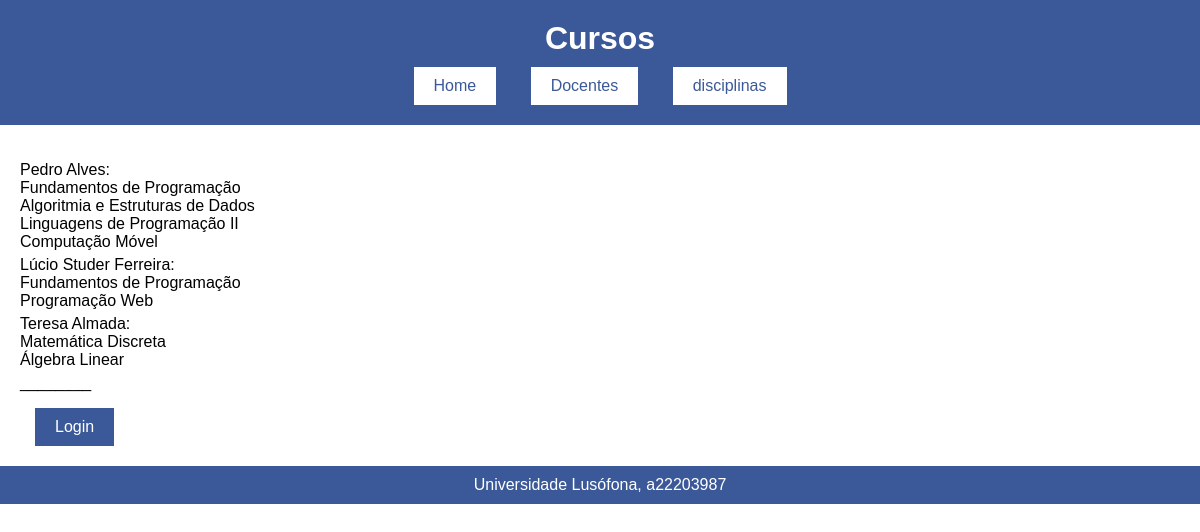
Screenshot of /curso/docentes/ with the database file from the repository.
### curso/models.py (models this page shows)
class Docente(models.Model):
    nome = models.CharField(max_length=100)
    disciplinas = models.ManyToManyField(Disciplina)
    def __str__(self):
        return self.nome

class Disciplina(models.Model):
    nome = models.CharField(max_length=100)
    ano = models.IntegerField()
    semestre = models.IntegerField()
    ects = models.IntegerField()
    curricularIUnitReadableCode = models.CharField(max_length=100)
    curso = models.ForeignKey(Curso, on_delete=models.CASCADE)
    area_cientifica = models.ForeignKey(AreaCientifica, on_delete=models.CASCADE, related_name="disciplinas")
    def __str__(self):
        return self.nome

### curso/views.py (the view)
# urls.py: path('docentes/', views.docentes_view, name="docentes"),
def docentes_view(request):
    context = {
        'docentes': Docente.objects.all(),
    }
    return render(request, "curso/docentes.html", context)

### curso/templates/curso/docentes.html (shortened to what this page needs)
{% extends 'curso/layout.html' %}
{% block content %}
    <ul>
    {% for docente in docentes %}
        <li>{{ docente }}:</li>
        <ul>
            {% for disciplina in docente.disciplinas.all %}
                <li>{{ disciplina }}</li>
            {% endfor %}
        </ul>
    {% endfor %}
     <p>________</p>
    </ul>
{% endblock %}

### curso/templates/curso/layout.html (style rules this page uses)
body { background-color: white; font-family: Arial, sans-serif; margin: 0; padding: 0; height:auto; }
ul { list-style-type: none; padding: 0; }
ul p { margin: 5px 0; }

### rows the page displays
Docente: nome "Pedro Alves"
Disciplina: nome "Fundamentos de Programação"
Disciplina: nome "Algoritmia e Estruturas de Dados"
Disciplina: nome "Linguagens de Programação II"
Disciplina: nome "Computação Móvel"
Docente: nome "Lúcio Studer Ferreira"
Disciplina: nome "Programação Web"
Docente: nome "Teresa Almada"
Disciplina: nome "Matemática Discreta"
Disciplina: nome "Álgebra Linear"
